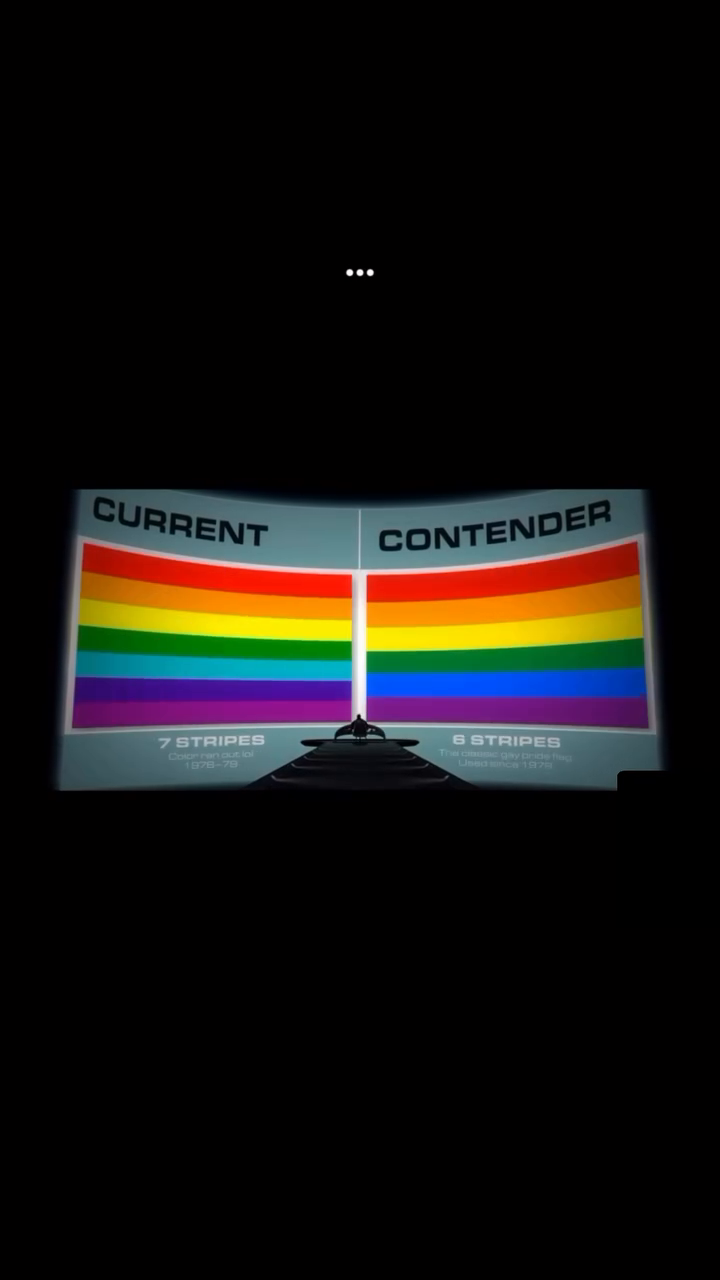
#> input picture frame 70 of TH_3/bai2.mp4, 720 x 1280 px
$ python Bai2.py
#> lines starting #> are read from the running program, lines starting #| are printed output that depends on the picture
# doc video, phim x de lay ra 1 anh , tach biên bằng laplace, luu anh

import cv2 as cv

cap = cv.VideoCapture('TH_3/bai2.mp4')
fps = cap.get(cv.CAP_PROP_FPS)
cap.set(cv.CAP_PROP_HW_ACCELERATION,2)
length = int(cap.get(cv.CAP_PROP_FRAME_COUNT))
time= int(length/fps)
print(time)

while True:
    ret, frame = cap.read()
#> frame is the input picture: shape (1280, 720, 3); mean B, G, R 16.3, 18.4, 20.9
    if not ret:
        break


    if cv.waitKey(time) ==ord('x'):
#> (key x is pressed here)
        gray = cv.cvtColor(frame, cv.COLOR_BGR2GRAY)
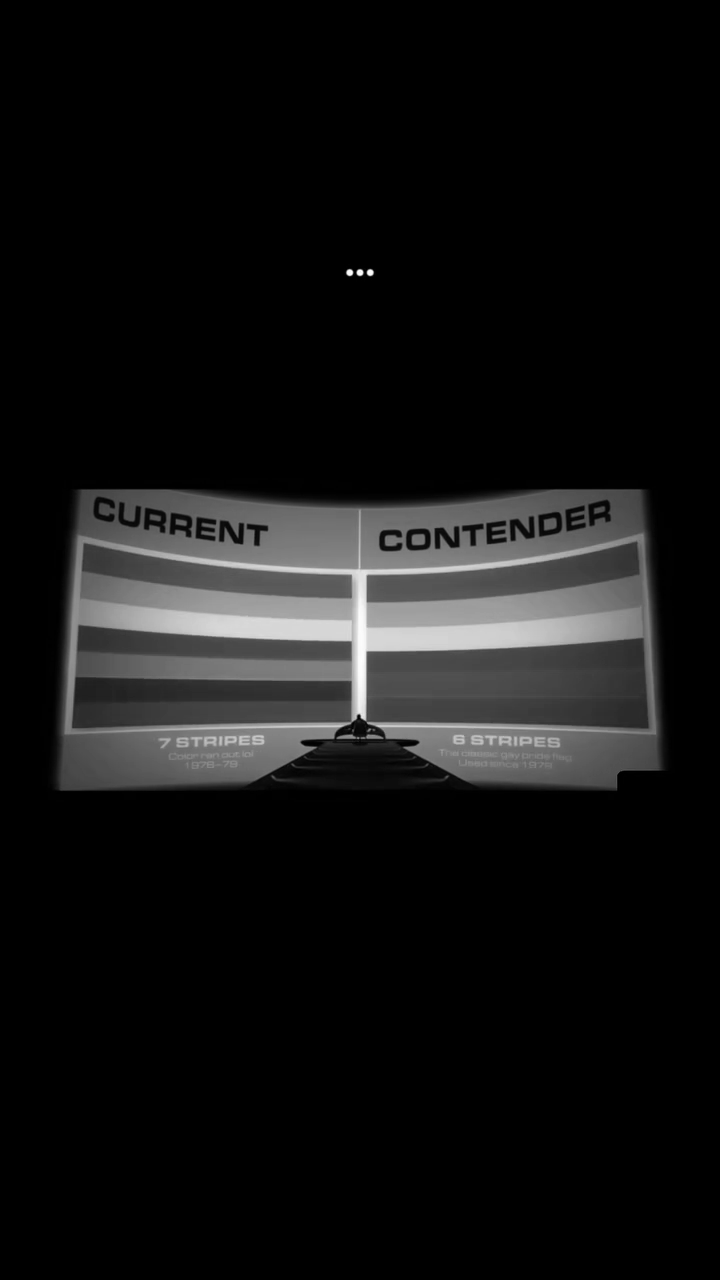
#> gray: shape (1280, 720); min 0, max 255, mean 18.6
        gray = cv.GaussianBlur(gray, (5, 5), 0)
        laplace= cv.Laplacian(gray, cv.CV_64F, ksize=3)
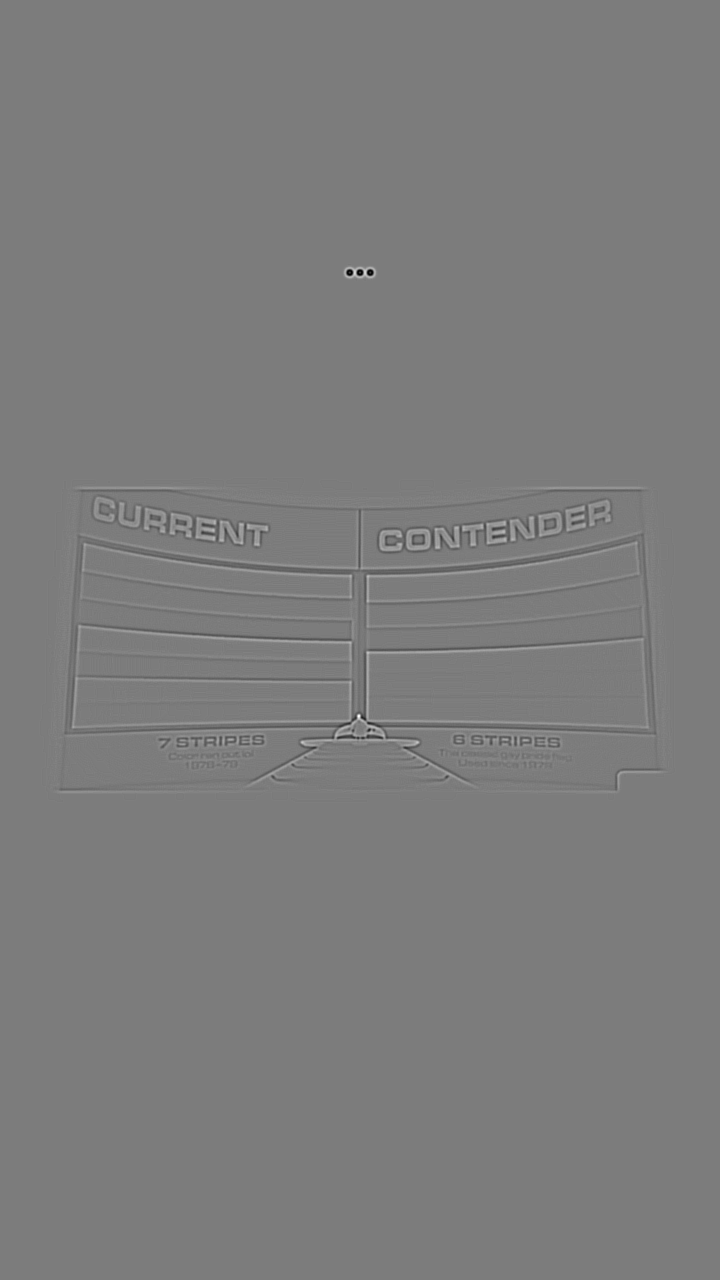
#> laplace: shape (1280, 720) float64; min -244, max 254, mean 0; drawn with min black and max white
        laplace = cv.convertScaleAbs(laplace)
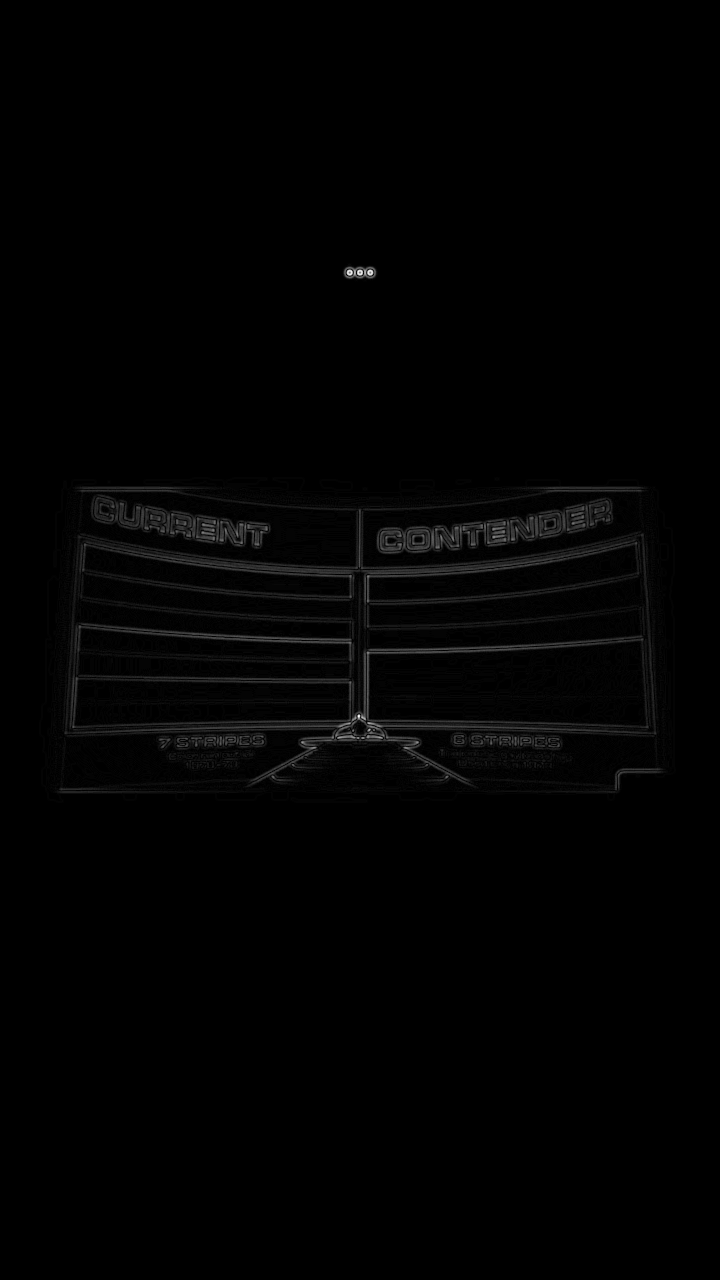
#> laplace: shape (1280, 720); min 0, max 254, mean 2.3
        cv.imwrite('TH_3/laplace.jpg', laplace)

    cv.imshow('Original', frame)
    if cv.waitKey(time) == ord('q'):
#> (key x is pressed here)
        break

cap.release()
cv.destroyAllWindows()
